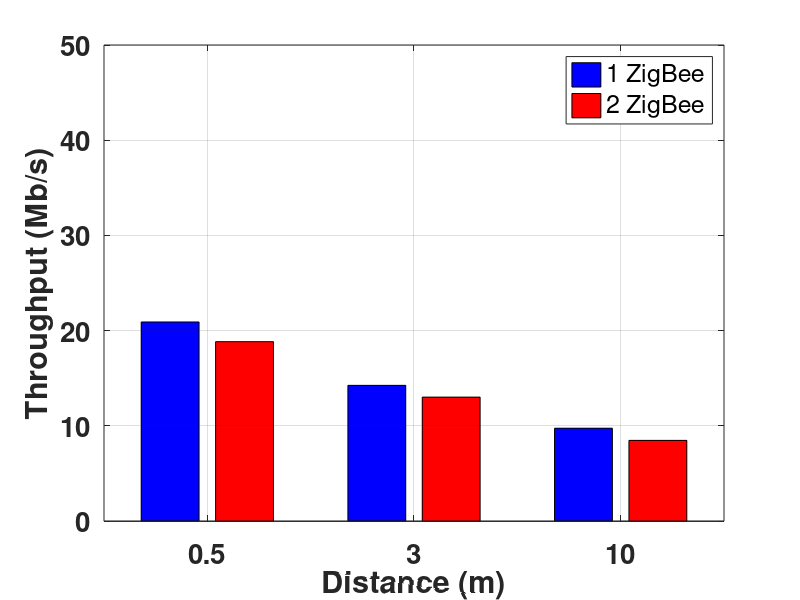

MATLAB code to generate this figure:
close all;
clear;
clc;

eva = [ 1    54*0.8452*11/12/2        54*0.8452*95/115/2 ;
        2    54*0.8452*11/12*9/12/2.2    54*0.8452*100/115*65/90/2.2 ;
        3    54*0.8452*11/12*9/12*7/9/2.5    54*0.8452*95/115*100/115*55/85/2.5]

fig = figure('Position',[0 250 400 260]); 
h = bar(eva(1:end,1)',eva(1:end,2:3));
set(h(1),'FaceColor','blue');
set(h(2),'FaceColor','red');

ylabel('Throughput (Mb/s)');
ylim([0 50]);
xlabel('Distance (m)');
% xticks([50 100 150 200]);
xticklabels({'0.5','3','10'});

legend('1 ZigBee','2 ZigBee', 'Location','northeast');
set(gca,'FontSize',20,'FontWeight', 'bold');
% set(gca, 'YScale', 'log');
grid on;
%     print -deps FDDutyCycle
saveas(gca, 'PhyNLoSWiFi.eps','epsc');